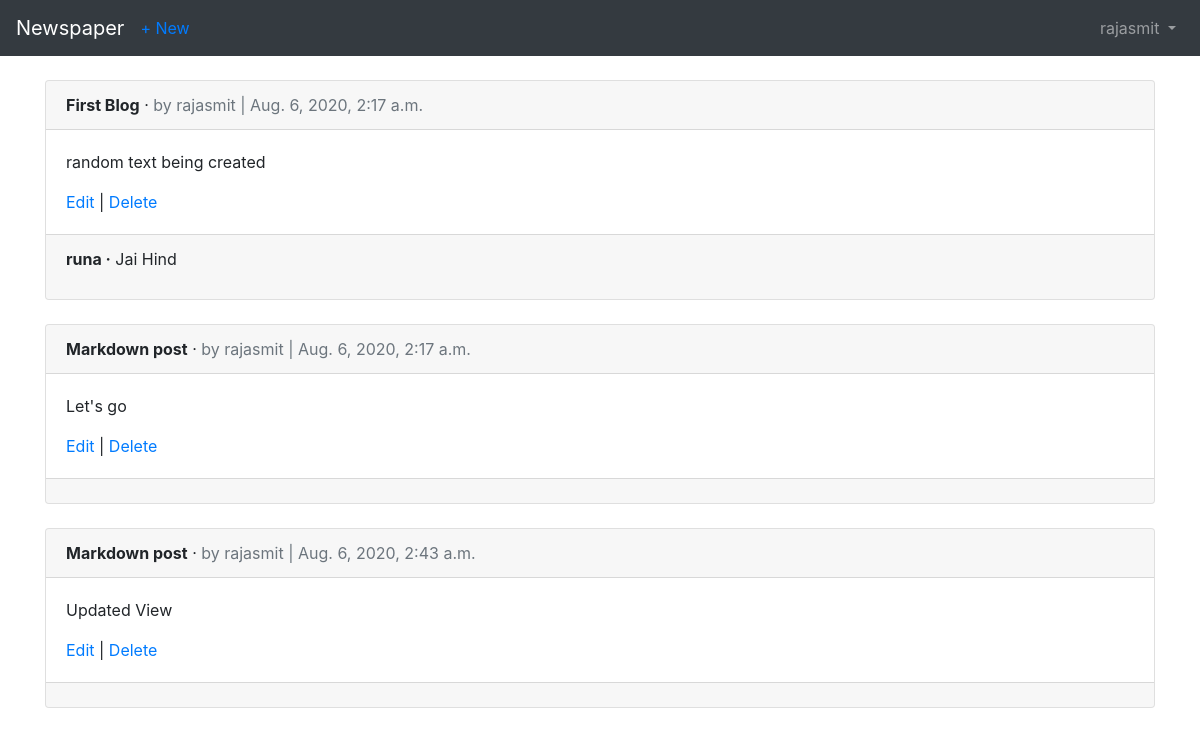
Screenshot of /articles/ (signed in) with the database file from the repository.
### users/models.py (models this page shows)
class CustomUser(AbstractUser):
    age = models.PositiveIntegerField(null=True, blank=True)

### articles/models.py (models this page shows, shortened)
class Article(models.Model):
    title = models.CharField(max_length=255)
    body = models.TextField()
    date = models.DateTimeField(auto_now_add=True)
    author = models.ForeignKey(get_user_model(), on_delete=models.CASCADE,)

class Comment(models.Model):
    article = models.ForeignKey(
        Article,
        on_delete=models.CASCADE,
        related_name='comments'
    )
    comment = models.CharField(max_length=140)
    author = models.ForeignKey(
        get_user_model(),
        on_delete=models.CASCADE,
    )
    def __str__(self):
        return self.comment

### articles/views.py (the view)
# urls.py: path('', ArticleListView.as_view(), name='article_list')
class ArticleListView(LoginRequiredMixin, ListView):
    model = Article
    template_name = 'article_list.html'
    login_url = 'login'

### templates/article_list.html (shortened to what this page needs)
{% extends 'base.html' %}
{% block content %}
{% for article in object_list %}
<div class="card">
  <div class="card-header">
    <span class="font-weight-bold">{{ article.title }}</span> &middot;
    <span class="text-muted">by {{ article.author }} |
      {{ article.date }}</span>
  </div>
  <div class="card-body">
    <p>{{ article.body }}</p>
    <a href="{% url 'article_edit' article.pk %}">Edit</a> |
    <a href="{% url 'article_delete' article.pk %}">Delete</a>
  </div>
  <div class="card-footer">
    {% for comment in article.comments.all %}
    <p>
      <span class="font-weight-bold">{{ comment.author }} &middot;</span>
      {{ comment }}
    </p>
    {% endfor %}
  </div>
</div>
<br />
{% endfor %}
{% endblock content %}

### templates/base.html (shortened to what this page needs)
<!doctype html>
<html lang="en">
<head>
  <link rel="stylesheet" href="https://stackpath.bootstrapcdn.com/bootstrap/4.1.3/css/bootstrap.min.css">
</head>
<body>
  <nav class="navbar navbar-expand-md navbar-dark bg-dark mb-4">
    <a class="navbar-brand" href="{% url 'home' %}">Newspaper</a>
    {% if user.is_authenticated %}
    <ul class="navbar-nav mr-auto">
      <li class="nav-item"><a href="{% url 'article_new' %}">+ New</a></li>
    </ul>
    {% endif %}
    <div class="collapse navbar-collapse" id="navbarCollapse">
      {% if user.is_authenticated %}
      <ul class="navbar-nav ml-auto">
        <li class="nav-item">
          <a class="nav-link dropdown-toggle" href="#" id="userMenu" data-toggle="dropdown" aria-haspopup="true" aria-expanded="false">
            {{ user.username }}
          </a>
        </li>
      </ul>
      {% endif %}
    </div>
  </nav>
  <div class="container">
    {% block content %}
    {% endblock content %}
  </div>
</body>
</html>

### rows the page displays
CustomUser: username "rajasmit"
Article: title "First Blog", author "rajasmit", date "Aug. 6, 2020, 2:17 a.m.", body "random text being created"
Comment: author "runa", comment "Jai Hind"
Article: title "Markdown post", author "rajasmit", date "Aug. 6, 2020, 2:17 a.m.", body "Let's go"
Article: title "Markdown post", author "rajasmit", date "Aug. 6, 2020, 2:43 a.m.", body "Updated View"
